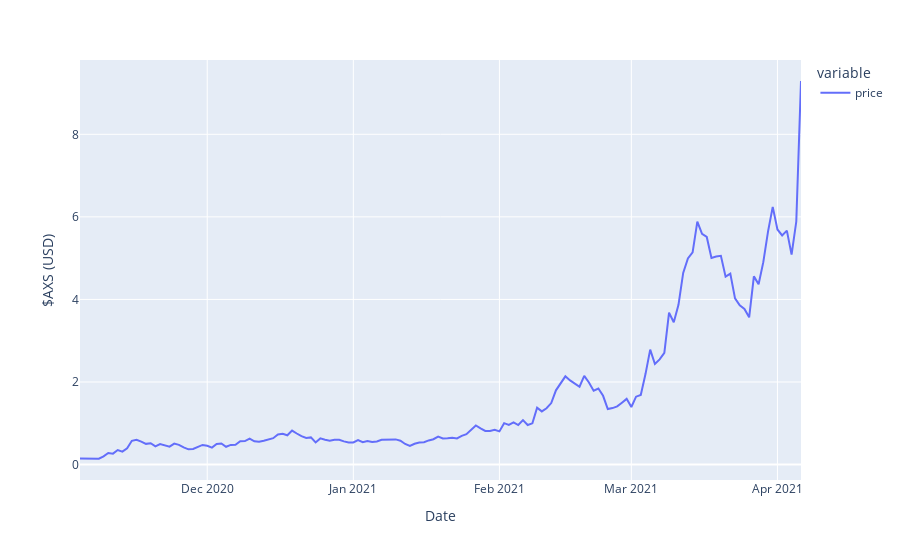

Source (notebook cell):
### Code cell
#Visualize AXS price
fig_AXS = px.line(AXS_price_df, labels={"value":"$AXS (USD)"})
fig_AXS.show()

### Figure 1 — Plotly figure (JSON) as saved in the notebook; plotly's stock layout.template omitted (floating-point values rounded to 4 significant figures; data arrays with more than 128 entries replaced by an {"elided": "..."} marker saying what was removed)
{"data": [{"hovertemplate": "variable=price<br>Date=%{x}<br>$AXS (USD)=%{y}<extra></extra>", "legendgroup": "price", "line": {"color": "#636efa", "dash": "solid"}, "mode": "lines", "name": "price", "orientation": "v", "showlegend": true, "type": "scatter", "x": {"elided": "154 str values"}, "xaxis": "x", "y": {"elided": "154 float values"}, "yaxis": "y"}], "layout": {"legend": {"title": {"text": "variable"}, "tracegroupgap": 0}, "margin": {"t": 60}, "xaxis": {"anchor": "y", "domain": [0, 1], "title": {"text": "Date"}}, "yaxis": {"anchor": "x", "domain": [0, 1], "title": {"text": "$AXS (USD)"}}}}
